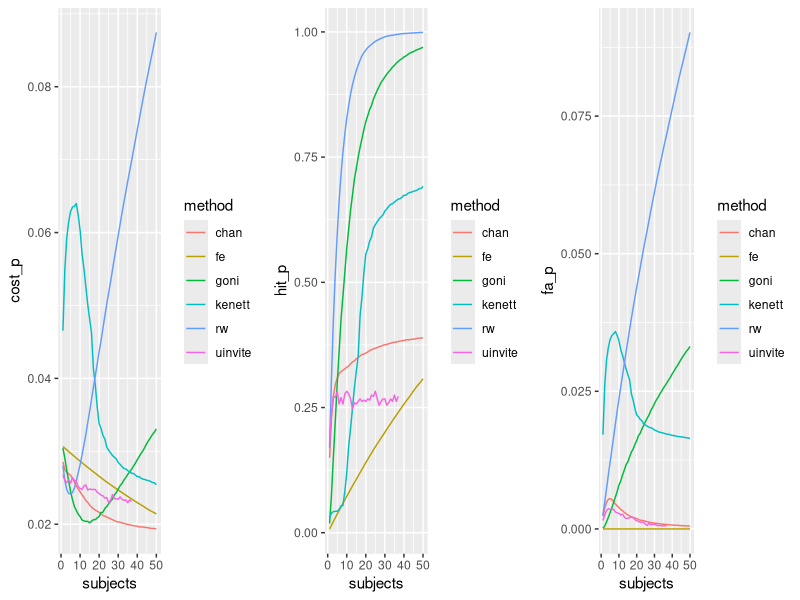

Source code (R):
library(data.table)
library(ggplot2)
library(gridExtra)

usf_hit <- 393
usf_cr <- 12327
usf_total <- 12720

dat <- fread('sim_all_but_uinvite.csv')
dat<- dat[,lapply(.SD,mean),by=.(method,subjects)]

dat[,hit_p := hit/usf_hit]
dat[,fa_p := fa/usf_cr]
dat[,cost_p := cost/usf_total]

#p1 <- ggplot(dat, aes(x=subjects,y=cost,color=method)) + geom_line()
#p2 <- ggplot(dat, aes(x=subjects,y=hit,color=method)) + geom_line()
#p3 <- ggplot(dat, aes(x=subjects,y=fa,color=method)) + geom_line()
#grid.arrange(p1,p2,p3,ncol=3)

p1 <- ggplot(dat, aes(x=subjects,y=cost_p,color=method)) + geom_line()
p2 <- ggplot(dat, aes(x=subjects,y=hit_p,color=method)) + geom_line()
p3 <- ggplot(dat, aes(x=subjects,y=fa_p,color=method)) + geom_line()
grid.arrange(p1,p2,p3,ncol=3)

# roc curve
# ggplot(dat,aes(x=fa_p,y=hit_p,color=method)) + geom_line()
